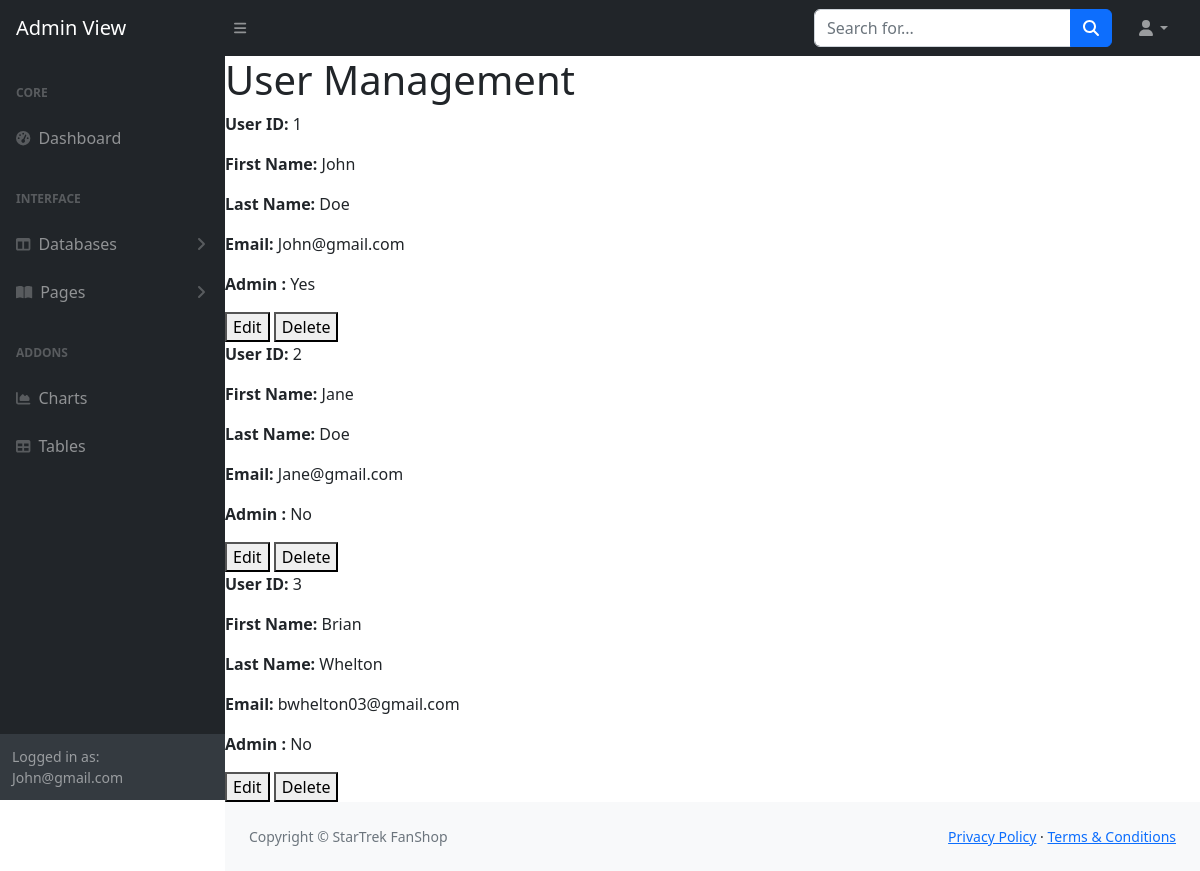
Page /manage_users (signed in) on the committed database.
### tables this page shows
CREATE TABLE users (
        userID INTEGER PRIMARY KEY AUTOINCREMENT,
        firstName TEXT NOT NULL,
        lastName TEXT NOT NULL,
        userEmail TEXT NOT NULL,
        userPassword TEXT NOT NULL,
        isManager BOOLEAN
    );

### app.py (the view)
@app.route('/manage_users', methods=['GET', 'POST'])
def user_management():
    if request.method == 'POST':
        pass
    else:
        userService = UserService()
        users = userService.get_all_users()
        return render_template('user_management.html', users=users)

### dao/userDAO.py (called while the page is built)
    def get_all_users(self):
        sql = '''SELECT * FROM users '''
        cursor = self.conn.execute(sql)
        row = cursor.fetchall()
        users = []
        if row:
            for row in row:
                user = User(*row)  # Assuming the Product constructor takes the values in the row
                users.append(user)
        return users

### services/UserService.py (called while the page is built)
    def get_all_users(self):
        return self.userDAO.get_all_users()

### templates/user_management.html (shortened to what this page needs)
<!DOCTYPE html>
<html lang="en">
    <head>
        <link href="https://cdn.jsdelivr.net/npm/simple-datatables@7.1.2/dist/style.min.css" rel="stylesheet" />
        <link href="{{ url_for('static', filename='css/styles_admin.css') }}" rel="stylesheet" />
    </head>
    <body class="sb-nav-fixed">
        <nav class="sb-topnav navbar navbar-expand navbar-dark bg-dark">
            <a class="navbar-brand ps-3" href="index.html">Admin View</a>
            <button class="btn btn-link btn-sm order-1 order-lg-0 me-4 me-lg-0" id="sidebarToggle" href="#!"><i class="fas fa-bars"></i></button>
            <form class="d-none d-md-inline-block form-inline ms-auto me-0 me-md-3 my-2 my-md-0">
                <div class="input-group">
                    <input class="form-control" type="text" placeholder="Search for..." aria-label="Search for..." aria-describedby="btnNavbarSearch" />
                    <button class="btn btn-primary" id="btnNavbarSearch" type="button"><i class="fas fa-search"></i></button>
                </div>
            </form>
            <ul class="navbar-nav ms-auto ms-md-0 me-3 me-lg-4">
                <li class="nav-item dropdown">
                    <a class="nav-link dropdown-toggle" id="navbarDropdown" href="#" role="button" data-bs-toggle="dropdown" aria-expanded="false"><i class="fas fa-user fa-fw"></i></a>
                </li>
            </ul>
        </nav>
        <div id="layoutSidenav">
            <div id="layoutSidenav_nav">
                <nav class="sb-sidenav accordion sb-sidenav-dark" id="sidenavAccordion">
                    <div class="sb-sidenav-menu">
                        <div class="nav">
                            <div class="sb-sidenav-menu-heading">Core</div>
                            <a class="nav-link" href={{url_for('admin_page') }}
>
                                <div class="sb-nav-link-icon"><i class="fas fa-tachometer-alt"></i></div>
                                Dashboard
                            </a>
                            <div class="sb-sidenav-menu-heading">Interface</div>
                            <a class="nav-link collapsed" href="#" data-bs-toggle="collapse" data-bs-target="#collapseLayouts" aria-expanded="false" aria-controls="collapseLayouts">
                                <div class="sb-nav-link-icon"><i class="fas fa-columns"></i></div>
                                Databases
                                <div class="sb-sidenav-collapse-arrow"><i class="fas fa-angle-down"></i></div>
                            </a>
                            <a class="nav-link collapsed" href="#" data-bs-toggle="collapse" data-bs-target="#collapsePages" aria-expanded="false" aria-controls="collapsePages">
                                <div class="sb-nav-link-icon"><i class="fas fa-book-open"></i></div>
                                Pages
                                <div class="sb-sidenav-collapse-arrow"><i class="fas fa-angle-down"></i></div>
                            </a>
                            <div class="sb-sidenav-menu-heading">Addons</div>
                            <a class="nav-link" href="">
                                <div class="sb-nav-link-icon"><i class="fas fa-chart-area"></i></div>
                                Charts
                            </a>
                            <a class="nav-link" href="">
                                <div class="sb-nav-link-icon"><i class="fas fa-table"></i></div>
                                Tables
                            </a>
                        </div>
                    </div>
                    <div class="sb-sidenav-footer">
                        <div class="small">Logged in as: {{session['session_user']}}</div>
                    </div>
                </nav>
            </div>
            <div id="layoutSidenav_content">
                <main>
                <h1>User Management</h1>
    <div class="users">
        {% for user in users %}
        <div class="user-container">
            <div class="user-details">
                <p><strong>User ID:</strong> {{ user.userID }}</p>
                <p><strong>First Name:</strong> {{ user.firstName }}</p>
                <p><strong>Last Name:</strong> {{ user.lastName }}</p>
                <p><strong>Email:</strong> {{ user.userEmail }}</p>
                <p><strong>Admin :</strong> {{ "Yes" if user.isManager == True else "No" }}</p>
            </div>
            <div class="action-buttons">
                <button>Edit</button>
                <button>Delete</button>
            </div>
        </div>
        {% endfor %}
    </div>
                </main>
                <footer class="py-4 bg-light mt-auto">
                    <div class="container-fluid px-4">
                        <div class="d-flex align-items-center justify-content-between small">
                            <div class="text-muted">Copyright &copy; StarTrek FanShop</div>
                            <div>
                                <a href="#">Privacy Policy</a>
                                &middot;
                                <a href="#">Terms &amp; Conditions</a>
                            </div>
                        </div>
                    </div>
                </footer>
            </div>
        </div>
    </body>
</html>

### rows in the picture
users: session_user "John@gmail.com", userID "1", firstName "John", lastName "Doe", userEmail "John@gmail.com", isManager "Yes"
users: userID "2", firstName "Jane", lastName "Doe", userEmail "Jane@gmail.com", isManager "No"
users: userID "3", firstName "Brian", lastName "Whelton", userEmail "bwhelton03@gmail.com", isManager "No"
